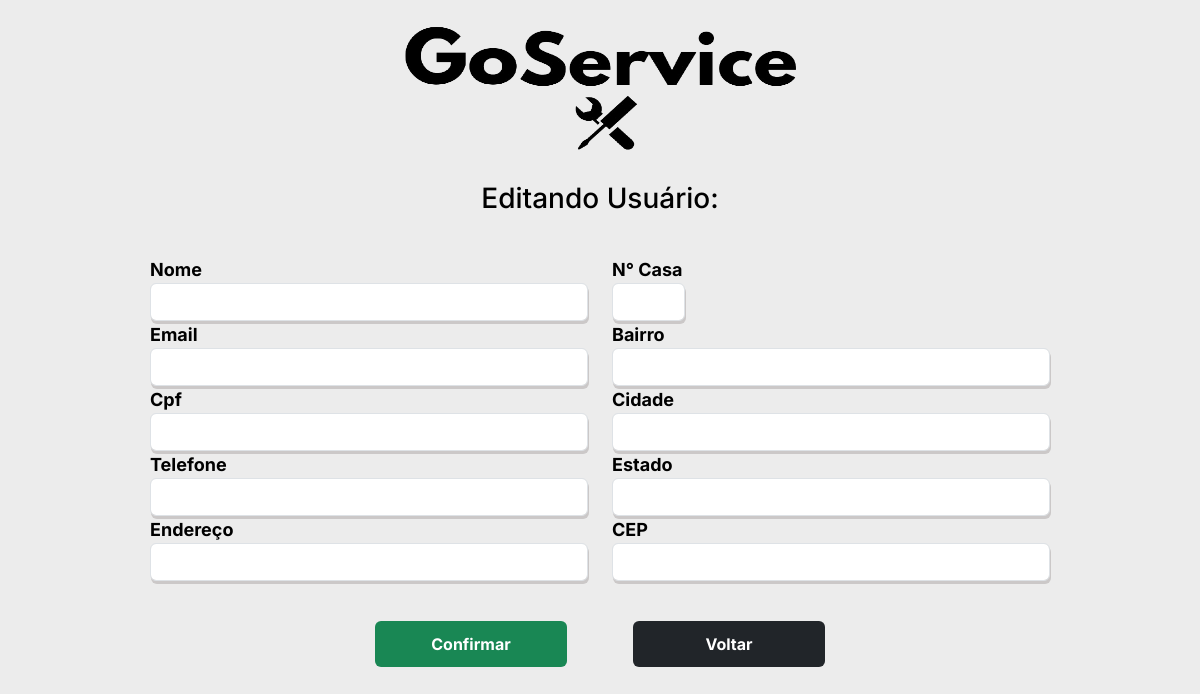
Page /edit_user/3 on the earlier database version.
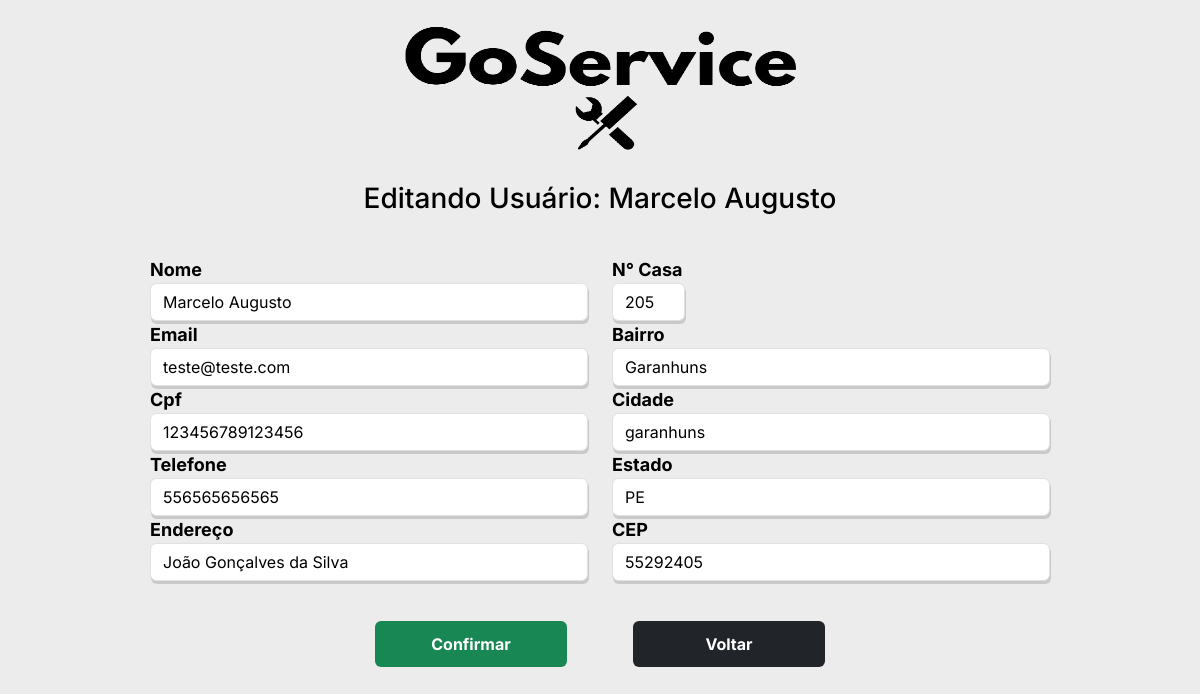
Same page on the later database version.
### tables this page shows
CREATE TABLE "clientes"(
        "ID_clientes" INTEGER PRIMARY KEY AUTOINCREMENT,
        "nome" TEXT,
        "email" TEXT,
        "cpf" TEXT,
        "telefone" TEXT,
        "rua" TEXT,
        "numero" TEXT,
        "bairro" TEXT,
        "cidade" TEXT,
        "estado" TEXT,
        "cep" TEXT
        );

### cliente.py (the view, shortened to what this page needs)
@bp_clientes.route('/edit_user/<string:idCli>', methods=['POST', 'GET'])
def edit_user(idCli):
    con = sql.connect("goservice.db")
    con.row_factory = sql.Row
    cur = con.cursor()
    cur.execute("SELECT * from clientes WHERE ID_clientes=?", (idCli))
    dados = cur.fetchone()
    return render_template('clientes/edit_cliente.html', dados=dados)

### templates/clientes/edit_cliente.html (shortened to what this page needs)
{% extends 'clientes/base/base_cad.html' %}
{% block customCSS %}
  <link rel="stylesheet" href="{{ url_for('static', filename='css/estilosCli/estilo_edit_cliente.css')}}">
{% endblock %}
{% block body %}
    <div class="col-9 mx-auto">
        <div class="container__pai__logo">
            <img class="logo" src="{{ url_for('static', filename='img/goservice.png')}}" id="logo" alt="">
        </div>
        <div class="container__pai__titulo">
            <h3>Editando Usuário: {{dados.nome}}</h3>
        </div>
            <form class="flex-lg-row" action="{{url_for('clientes.edit_user', idCli=dados.ID_clientes)}}" method="post" >
                <div class="row">
                    <div class="col">
                        <div class="form-group">
                            <label>Nome</label>
                            <input type="text" name="nome" id="" value="{{dados.nome}}" required class="form-control bg-white text-black caixa">
                        </div>
                        <div class="form-group">
                            <label>Email</label>
                            <input type="email" name="email" id="" value="{{dados.email}}" required class="form-control bg-white text-black caixa">
                        </div>
                        <div class="form-group">
                            <label>Cpf</label>
                            <input type="text" name="cpf" id="" value="{{dados.cpf}}" required class="form-control bg-white text-black caixa">
                        </div>
                        <div class="form-group">
                            <label>Telefone</label>
                            <input type="text" name="telefone" id="" value="{{dados.telefone}}" required class="form-control bg-white text-black caixa">
                        </div>
                        <div class="form-group">
                            <label>Endereço</label>
                            <input type="text" name="rua" id="" value="{{dados.rua}}" required class="form-control bg-white text-black caixa">
                        </div>
                    </div>
                    <div class="col">
                        <div class="form-group col-md-2">
                            <label>N° Casa</label>
                            <input type="number" name="numero" id="" value="{{dados.numero}}" class="form-control bg-white text-black caixa">
                        </div>
                        <div class="form-group">
                            <label>Bairro</label>
                            <input type="text" name="bairro" id="" value="{{dados.bairro}}" required class="form-control bg-white text-black caixa">
                        </div>
                        <div class="form-group">
                            <label>Cidade</label>
                            <input type="text" name="cidade" id="" value="{{dados.cidade}}" required class="form-control bg-white text-black caixa">
                        </div>
                        <div class="form-group">
                            <label>Estado</label>
                            <input type="text" name="estado" id="" value="{{dados.estado}}" required class="form-control bg-white text-black caixa">
                        </div>
                        <div class="form-group">
                            <label>CEP</label>
                            <input type="text" name="cep" id="" value="{{dados.cep}}" required class="form-control bg-white text-black caixa">
                        </div>
                    </div>
                </div>
                <br>
                <div class="pai__botoes">
                    <input type="submit" value="Confirmar" class="btn bg-success text-white botao-submit">
                    <a class="btn bg-dark text-white my-2 my-sm-0 btns botao-submit" href="{{url_for('logincliente.protected')}}" >
                        Voltar
                    </a>
                </div>
            </form>
    </div>
{% endblock %}

Differences in the rows shown:
added clientes: nome "Marcelo Augusto", email "teste@teste.com", cpf "123456789123456", telefone "556565656565", rua "João Gonçalves da Silva", numero "205", bairro "Garanhuns", cidade "garanhuns", estado "PE", cep "55292405"
